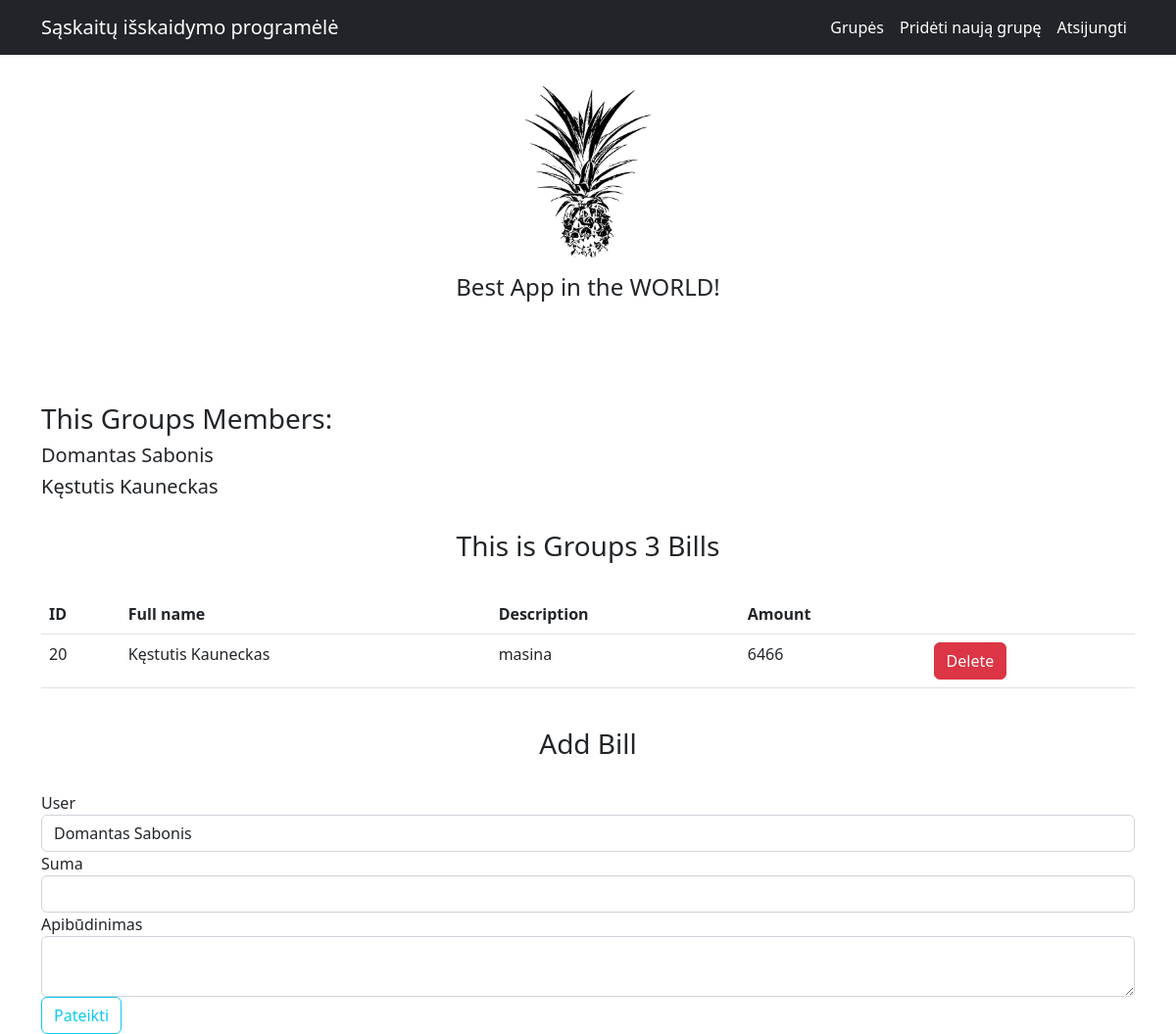
The app's page /grupės/3 (signed in) with its own data.
### app.py (models this page shows)
class User(db.Model, UserMixin):
    __tablename__ = 'Users'
    id = db.Column(db.Integer, primary_key=True)
    full_name = db.Column('Vardas ir pavardė', db.String(30), unique=True, nullable=False)
    email = db.Column('El. pašto adresas', db.String(120), unique=True, nullable=False)
    password = db.Column('Slaptažodis', db.String(60),unique=True, nullable=False)
    groups = db.relationship('Groups', secondary=association_table, back_populates='users')

class Groups(db.Model):
    __tablename__ = 'Groups'
    id = db.Column(db.Integer, primary_key=True)
    name = db.Column('Pavadinimas', db.String(100), unique=True, nullable=False)
    bills = db.relationship('Bills', back_populates='group')
    users = db.relationship('User',  secondary=association_table, back_populates='groups')

class Bills(db.Model):
    __tablename__ = 'Bills'
    id = db.Column(db.Integer, primary_key=True)
    group_id = db.Column(db.String, db.ForeignKey('Groups.id'))
    user_full_name = db.Column(db.String, db.ForeignKey('Users.id'))
    description = db.Column('Apibūdinimas', db.String(50), nullable=False)
    amount = db.Column('Suma', db.Integer, nullable=False)
    user = db.relationship('User')
    group = db.relationship('Groups', back_populates='bills')

### app.py (the view)
@app.route('/grupės/<int:group_id>', methods=['GET', 'POST'])
@login_required
def current_group(group_id):
    group = Groups.query.get(group_id)
    if group is None:
        abort(404)
    bills = Bills.query.all()
    all_groups = Groups.query.all()
    form = forms.BillsForm()
    users = User.query.all()
    form.user_full_name.choices = [(user.full_name, user.full_name) for user in group.users]
    for user in users:
        if user in group.users:
            if form.validate_on_submit():
                bill = Bills(group_id=group.id, user_full_name=form.user_full_name.data, description=form.description.data, amount=form.amount.data)
                db.session.add(bill)
                db.session.commit()
                return redirect(url_for('current_group', group_id=group.id))
    return render_template('bills.html', form=form, group=group, all_groups=all_groups, users=users, bills=bills)

### forms.py
class BillsForm(FlaskForm):
    user_full_name = SelectField(u'User')
    amount = IntegerField('Suma', [DataRequired()])
    description = TextAreaField('Apibūdinimas', [DataRequired()])
    submit = SubmitField('Pateikti')

### app.py (called while the page is built)
@login_manager.user_loader
def load_user(user_id):
    return User.query.get(int(user_id))

### templates/bills.html (shortened to what this page needs)
{% extends 'base.html' %}
{% block content %}
    <div>
        <h3>This Groups Members:</h3>
        {% for user in group.users %}
            <h5> {{ user.full_name }} </h5>
        {% endfor %}
    </div>
    <br>
    <h3 style="text-align:center">This is Groups {{group.id}} Bills </h3>
    <br>
    <table class="table">
        <tr>
            <td><b>ID</b></td>
            <td><b>Full name</b></td>
            <td><b>Description</b></td>
            <td><b>Amount</b></td>
            <td></td>
        </tr>
            {% for  bill in group.bills %}
                <tr>
                    <td>{{bill.id}}</a></td>
                    {% if bill.user_full_name %}
                        <td>{{ bill.user_full_name }}</td>
                    {% else %}
                        <td>-</td>
                    {% endif %}
                    <td>{{bill.description}}</td>
                    <td>{{bill.amount}}</td>
                    <td>
                        <form action="{{ url_for('bill_delete', group_id=group.id, bill_id=bill.id) }}" method="POST">
                            <input type="submit" value="Delete" class="btn btn-danger">
                        </form>
                    </td>
                </tr>
            {% endfor %}
    </table>
    <br>
    <h3 style="text-align:center">Add Bill </h3>
    <br>
    <form method="post" action="#">
        <div class="form-group">
            {{ form.user_full_name.label(class="form-control-label") }}
            {{ form.user_full_name(class="form-control") }}
        </div>
        <div class="form-group">
            {{ form.amount.label(class="form-control-label") }}
            {{ form.amount(class="form-control") }}
        </div>
        <div class="form-group">
            {{ form.description.label(class="form-control-label") }}
            {{ form.description(class="form-control") }}
        </div>
        {{ form.submit(class="btn btn-outline-info") }}
    </form>
{% endblock %}

### records on screen
User: full_name "Domantas Sabonis"
User: full_name "Kęstutis Kauneckas"
Groups: id "3"
Bills: id "20", user_full_name "Kęstutis Kauneckas", description "masina", amount "6466"
